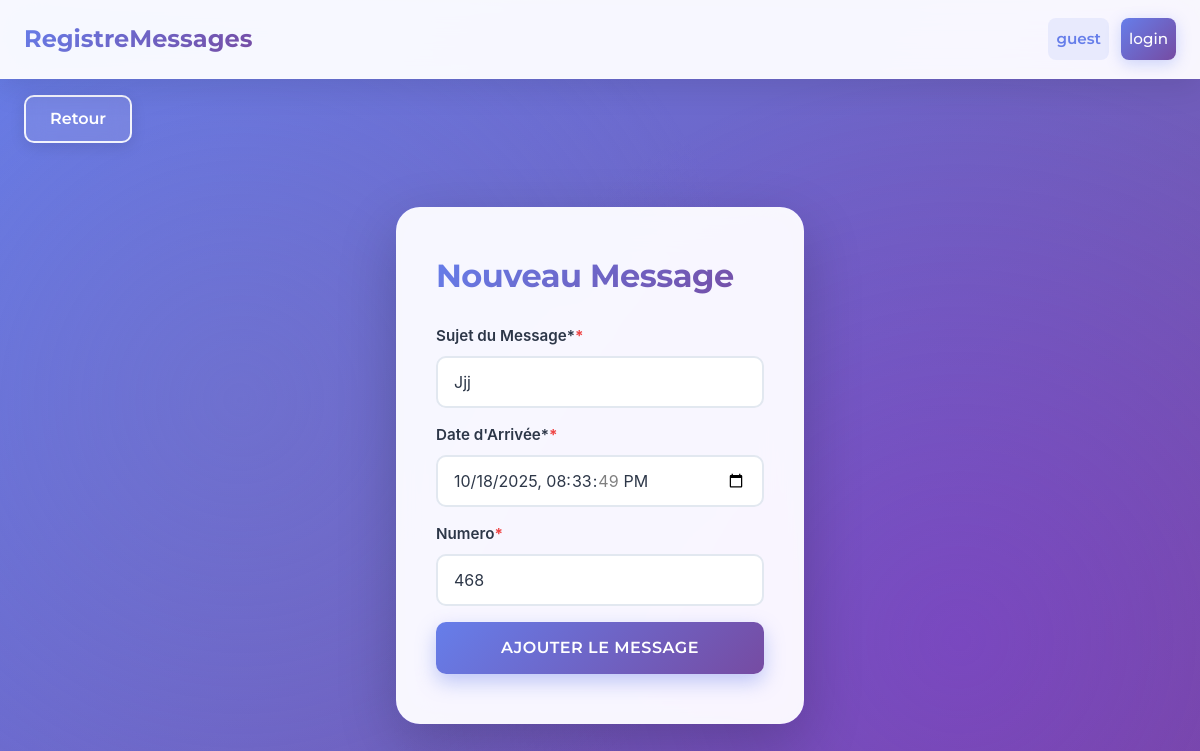
The app's page /edit-item/2/ with its own data.
### inventory/models.py (models this page shows, shortened)
class InventoryItem(models.Model):
    numero = models.PositiveIntegerField(unique=True)
    sujet = models.CharField("Sujet", max_length=200, default="")
    date_arv = models.DateTimeField("Date d'arrivée", default=timezone.now)
    date_creation = models.DateTimeField(auto_now_add=True)
    user = models.ForeignKey(User, on_delete=models.CASCADE)

### inventory/views.py (the view)
# urls.py: path('edit-item/<int:pk>/', EditItem.as_view(), name='edit-item'),
class EditItem(UpdateView,LoginRequiredMixin):
    model=InventoryItem
    form_class=InventoryItemForm
    template_name='inventory/item_form.html'
    success_url=reverse_lazy('dashboard')

### inventory/forms.py (shortened to what this page needs)
class InventoryItemForm(forms.ModelForm):
     class Meta:
        model = InventoryItem
        fields = ['sujet', 'date_arv','numero']
        widgets = {
            'date_arv': forms.DateTimeInput(attrs={
                'type': 'datetime-local',
                'class': 'form-control'
            }),
            'sujet': forms.TextInput(attrs={
                'class': 'form-control',
                'placeholder': 'Entrez le sujet du message'
            }),
        }
        labels = {
            'sujet': 'Sujet du Message*',
            'date_arv': "Date d'Arrivée*",
        }

### inventory/templates/inventory/item_form.html (shortened to what this page needs)
{% extends 'inventory/base.html' %}
{% load crispy_forms_tags %}
{% block content %}
<body>
    <a href="{% url 'dashboard' %}" class="btn btn-outline-primary my-3 mx-4">Retour</a>
    <div class="row">
        <div class="col-11 col-md-4 mx-auto mt-5">
            <h1>Nouveau Message</h1>
            <form method="POST">
                {{ form|crispy }}
                <div class="mt-3">
                    <button class="btn btn-primary">Ajouter le Message</button>
                </div>
            </form>
        </div>
    </div>
</body>
{% endblock content %}

### inventory/templates/inventory/navigation.html (style rules this page uses)
* { margin: 0; padding: 0; box-sizing: border-box; }
body { font-family: -apple-system, BlinkMacSystemFont, 'Segoe UI', Roboto, 'Helvetica Neue', Arial, sans-serif; background: linear-gradient(135deg, #667eea 0%, #764ba2 100%); min-height: 100vh; }

### inventory/templates/inventory/item_form.html (style rules this page uses)
body { background: linear-gradient(135deg, #667eea 0%, #764ba2 100%); min-height: 100vh; font-family: -apple-system, BlinkMacSystemFont, 'Segoe UI', Roboto, 'Helvetica Neue', Arial, sans-serif; position: relative; overflow-x: hidden; }
body::before { content: ''; position: fixed; top: 0; left: 0; width: 100%; height: 100%; background: radial-gradient(circle at 20% 50%, rgba(120, 119, 198, 0.3), transparent 50%), radial-gradient(circle at 80% 80%, rgba(138, 43, 226, 0.3), transparent 50%); animation: bgPulse 10s ease infinite; z-index: 0; }
.btn-outline-primary { border: 2px solid rgba(255, 255, 255, 0.9); color: white; background: rgba(255, 255, 255, 0.1); backdrop-filter: blur(10px); padding: 10px 24px; border-radius: 10px; font-weight: 600; transition: all 0.3s ease; text-decoration: none; display: inline-block; box-shadow: 0 4px 15px rgba(0, 0, 0, 0.1); position: relative; z-index: 10; }
.my-3 { margin-top: 1rem; margin-bottom: 1rem; }
.mx-4 { margin-left: 1.5rem; margin-right: 1.5rem; }
.row { position: relative; z-index: 10; }
.col-11, .col-md-4 { background: rgba(255, 255, 255, 0.95); backdrop-filter: blur(20px) saturate(180%); border-radius: 24px; padding: 50px 40px; box-shadow: 0 20px 60px rgba(0, 0, 0, 0.2); animation: slideUp 0.5s ease; }
h1 { font-size: 2rem; font-weight: 700; color: #1a202c; margin-bottom: 30px; background: linear-gradient(135deg, #667eea 0%, #764ba2 100%); -webkit-background-clip: text; background-clip: text; -webkit-text-fill-color: transparent; letter-spacing: -0.5px; }
form { width: 100%; }
label { font-weight: 600; color: #2d3748; margin-bottom: 8px; display: block; font-size: 0.95rem; }
input[type="text"], input[type="email"], input[type="password"], input[type="number"], input[type="date"], input[type="datetime-local"], textarea, select { width: 100%; padding: 12px 16px; border: 2px solid #e2e8f0; border-radius: 10px; font-size: 1rem; transition: all 0.3s ease; background: white; color: #2d3748; font-family: inherit; }
.form-control { border: 2px solid #e2e8f0; border-radius: 10px; padding: 12px 16px; transition: all 0.3s ease; }
.mt-3 { margin-top: 1.5rem; }
.btn-primary { background: linear-gradient(135deg, #667eea 0%, #764ba2 100%); border: none; color: white; padding: 14px 32px; border-radius: 10px; font-weight: 600; font-size: 1rem; width: 100%; box-shadow: 0 8px 20px rgba(102, 126, 234, 0.4); transition: all 0.3s ease; cursor: pointer; text-transform: uppercase; letter-spacing: 0.5px; }
.asteriskField { color: #ef4444; font-weight: bold; }

### records on screen
InventoryItem: sujet "Jjj", date_arv "10/18/2025 20:33:49", numero "468"
